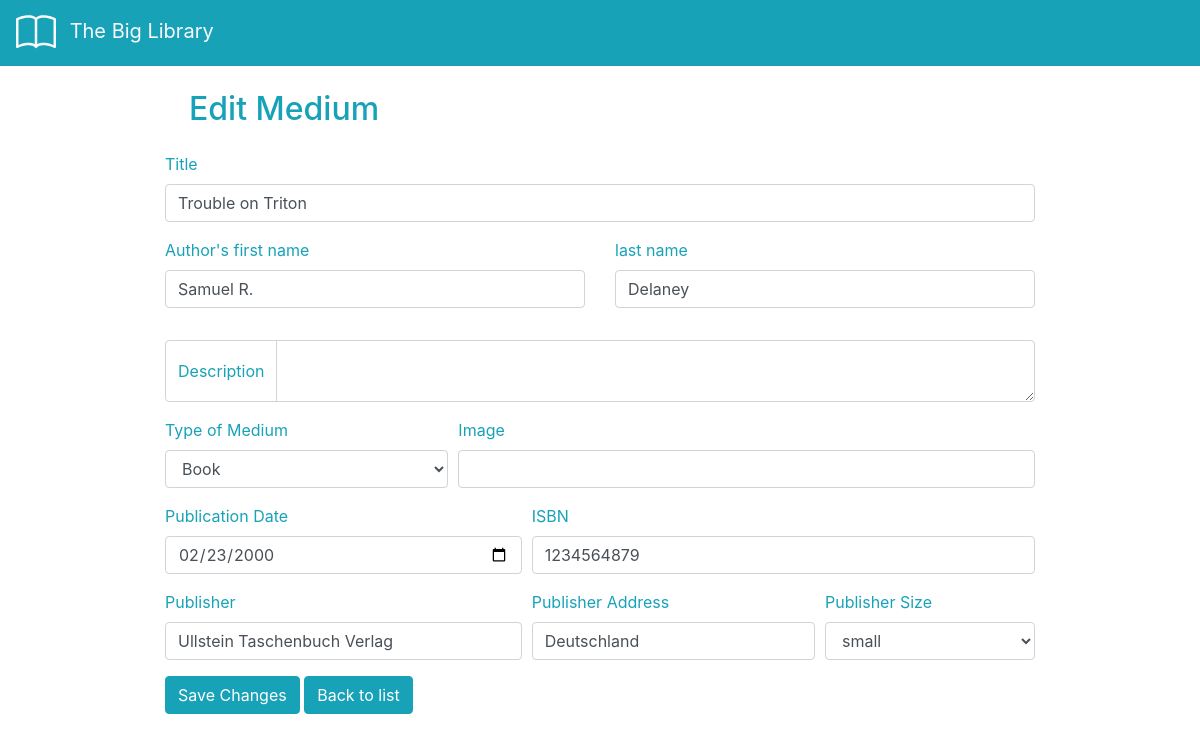
The page /update.php?id=3 on the database its author committed.
### tables this page shows
CREATE TABLE `library` (
  `id` int(11) NOT NULL,
  `title` varchar(255) NOT NULL,
  `image` varchar(2084) DEFAULT NULL,
  `author_fname` varchar(255) NOT NULL,
  `author_lname` varchar(255) NOT NULL,
  `ISBN` int(13) DEFAULT NULL,
  `description` varchar(2084) DEFAULT NULL,
  `pub_date` date DEFAULT NULL,
  `publisher_name` varchar(255) DEFAULT NULL,
  `publisher_address` varchar(255) DEFAULT NULL,
  `publisher_size` enum('small','medium','big') DEFAULT NULL,
  `pub_type` enum('book','CD','DVD') DEFAULT NULL,
  `status` enum('available','reserved') NOT NULL DEFAULT 'available'
);

### update.php (the view, shortened to what this page needs)
<?php
    require_once 'actions/db_connect.php';
    if ($_GET['id']) {
        $id = $_GET['id'];
        $sql = "SELECT * FROM library WHERE id = {$id}" ;
        $result = $conn->query($sql);
        $row = $result->fetch_assoc();
    }
?>
<!DOCTYPE html>
<html>
<head>
    <link rel="stylesheet" href="https://stackpath.bootstrapcdn.com/bootstrap/4.3.1/css/bootstrap.min.css"
>
</head>
<body>
    <nav>
        <?php include 'navbar.php'; ?>
    </nav>
    <main class="container m-4 text-info w-75 mx-auto">
        <h2 class="m-4 text-info">Edit Medium</h2>
        <form action="actions/a_update.php" method="post">
            <div class="form-group">
                <label>Title</label>
                <input type="text" class="form-control" name="title" placeholder="Title of Medium" value="<?php echo $row['title'] ?>">
            </div>
            <div class="form-group row">
                <div class="form-group col-md-6">
                    <label>Author's first name</label>
                    <input type="text" class="form-control" name="author_fname" placeholder="First Name" value="<?php echo $row['author_fname'] ?>">
                </div>
                <div class="form-group col-md-6">
                    <label>last name</label>
                    <input type="text" class="form-control" name="author_lname" placeholder="Last Name" value="<?php echo $row['author_lname'] ?>">
                </div>
            </div>
            <div class="input-group mb-3">
                <div class="input-group-prepend">
                    <span class="input-group-text text-info bg-white" name="description">Description</span>
                </div>
                <textarea name="description" class="form-control" aria-label="With textarea" value="<?php echo $row['description']?>"></textarea>
            </div>
            <div class="form-row">
                <div class="form-group col-md-4">
                    <label for="inputState">Type of Medium</label>
                    <select name="pub_type" id="inputState" class="form-control">
                        <option value="book" selected>Book</option>
                    </select>
                </div>
                <div class="form-group col-md-8">
                    <label for="image">Image</label>
                    <input name="image" type="text" class="form-control" id="image" value="<?php echo $row['image']?>">
                </div>
            </div>
            <div class="form-row">
                <div class="form-group col-md-5">
                    <label for="date">Publication Date</label>
                    <input name="pub_date" type="date" class="form-control" id="date" value="<?php echo $row['pub_date']?>">
                </div>
                <div class="form-group col-md-7">
                    <label for="ISBN">ISBN</label>
                    <input name="ISBN" type="text" class="form-control" id="ISBN" value="<?php echo $row['ISBN']?>">
                </div>
            </div>
            <div class="form-row">
                <div class="form-group col-md-5">
                    <label for="inputCity">Publisher</label>
                    <input name="publisher_name" type="text" class="form-control" id="inputCity" value="<?php echo $row['publisher_name']?>">
                </div>
                <div class="form-group col-md-4">
                    <label for="inputZip">Publisher Address</label>
                    <input name="publisher_address" type="text" class="form-control" id="inputZip" value="<?php echo $row['publisher_address']?>">
                </div>
                <div class="form-group col-md-3">
                    <label for="inputState">Publisher Size</label>
                    <select name="publisher_size" id="inputState" class="form-control" value="<?php echo $row['publisher_size']?>">
                        <option value="small" >small</option>
                    </select>
                </div>
            </div>
            <button type="submit" name="submit" class="btn btn-info">Save Changes</button>
            <a href="index.php"><button type="button" class="btn btn-info">Back to list</button></a>
        </form>
    </main>
    </body >
</html >

### rows shown on the page
library: title "Trouble on Triton", author_fname "Samuel R.", author_lname "Delaney", pub_date "02/23/2000", ISBN "1234564879", publisher_name "Ullstein Taschenbuch Verlag", publisher_address "Deutschland", publisher_size "small"
